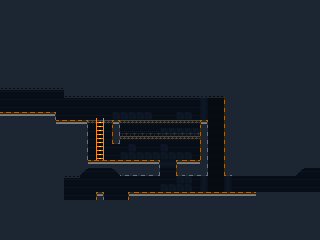

Below is a game level as drawn by its tile map, then a one-line description and the .tmx that defines it (tile-layer data replaced by summaries):
An orthogonal 40x30 tile map with 8x8 px tiles, 4 tile layers (BACKGROUND, BACKGROUND0, BACKGROUND1, FOREGROUND), 3 tilesets and 27 objects (2x CHANGE_STAGE, 2x SENSOR, TURRET, LADDER, LEVER, ...).

<map version="1.0" orientation="orthogonal" renderorder="right-down" width="40" height="30" tilewidth="8" tileheight="8" nextobjectid="75">
 <tileset firstgid="1" source="PLACEHOLDER.tsx" />
 <tileset firstgid="9" source="SEWER.tsx" />
 <tileset firstgid="39" source="PIER.tsx" />
 <layer name="BACKGROUND" width="40" height="30">
  <data>[1200 cells, 1200 non-empty, 5 distinct tile ids]</data>
 </layer>
 <layer name="BACKGROUND0" width="40" height="30">
  <data>[1200 cells, 37 non-empty, 7 distinct tile ids]</data>
 </layer>
 <layer name="BACKGROUND1" width="40" height="30">
  <data>[1200 cells, 1 non-empty, 1 distinct tile ids]</data>
 </layer>
 <objectgroup name="SOLID">
  <object id="30" x="128" y="192" width="192" height="16" />
  <object id="32" x="0" y="120" width="88" height="48" />
  <object id="33" x="112" y="120" width="8" height="24" />
  <object id="35" x="56" y="176" width="8" height="24" />
  <object id="36" x="64" y="88" width="160" height="8" />
  <object id="37" x="224" y="96" width="96" height="72" />
  <object id="39" x="64" y="168" width="16" height="8" />
  <object id="46" x="64" y="200" width="64" height="8" />
  <object id="50" x="88" y="120" width="8" height="3" />
  <object id="51" x="104" y="120" width="96" height="3" />
  <object id="58" x="120" y="136" width="80" height="3" />
  <object id="60" x="120" y="160" width="40" height="16" />
  <object id="57" x="200" y="120" width="8" height="56" />
  <object id="63" x="88" y="160" width="32" height="8" />
  <object id="65" x="176" y="160" width="24" height="16" />
  <object id="66" x="224" y="168" width="72" height="8" />
  <object id="68" x="96" y="192" width="8" height="8" />
  <object id="73" x="0" y="112" width="56" height="8" />
  <object id="74" x="0" y="80" width="64" height="8" />
 </objectgroup>
 <layer name="FOREGROUND" width="40" height="30">
  <data>[1200 cells, 996 non-empty, 16 distinct tile ids]</data>
 </layer>
 <objectgroup name="OBJECTS">
  <object id="42" name="TURRET" x="96" y="184" width="8" height="8">
   <properties>
    <property name="DIRECTION" value="RIGHT" />
    <property name="NAME" value="gun1" />
   </properties>
  </object>
  <object id="43" name="LADDER" x="96" y="120" width="8" height="40" />
  <object id="44" name="CHANGE_STAGE" x="-8" y="96" width="8" height="24">
   <properties>
    <property name="LINK" value="stage/pier_07.tmx" />
   </properties>
  </object>
  <object id="45" name="CHANGE_STAGE" x="320" y="168" width="8" height="24">
   <properties>
    <property name="LINK" value="stage/pier_08b.tmx" />
   </properties>
  </object>
  <object id="52" name="SENSOR" x="193" y="176" width="6" height="16">
   <properties>
    <property name="GUN" value="gun1" />
   </properties>
  </object>
  <object id="53" name="SENSOR" x="114" y="96" width="4" height="24">
   <properties>
    <property name="GUN" value="gun1" />
   </properties>
  </object>
  <object id="69" name="LEVER" x="72" y="190" width="8" height="8">
   <properties>
    <property name="ON_PULL" value="self.container.get_name('lift1').advance()" />
   </properties>
  </object>
  <object id="72" name="LIFT_C" x="168" y="184" width="8" height="16">
   <properties>
    <property name="NAME" value="lift1" />
   </properties>
   <polyline points="0,8 0,-8" />
  </object>
 </objectgroup>
</map>
